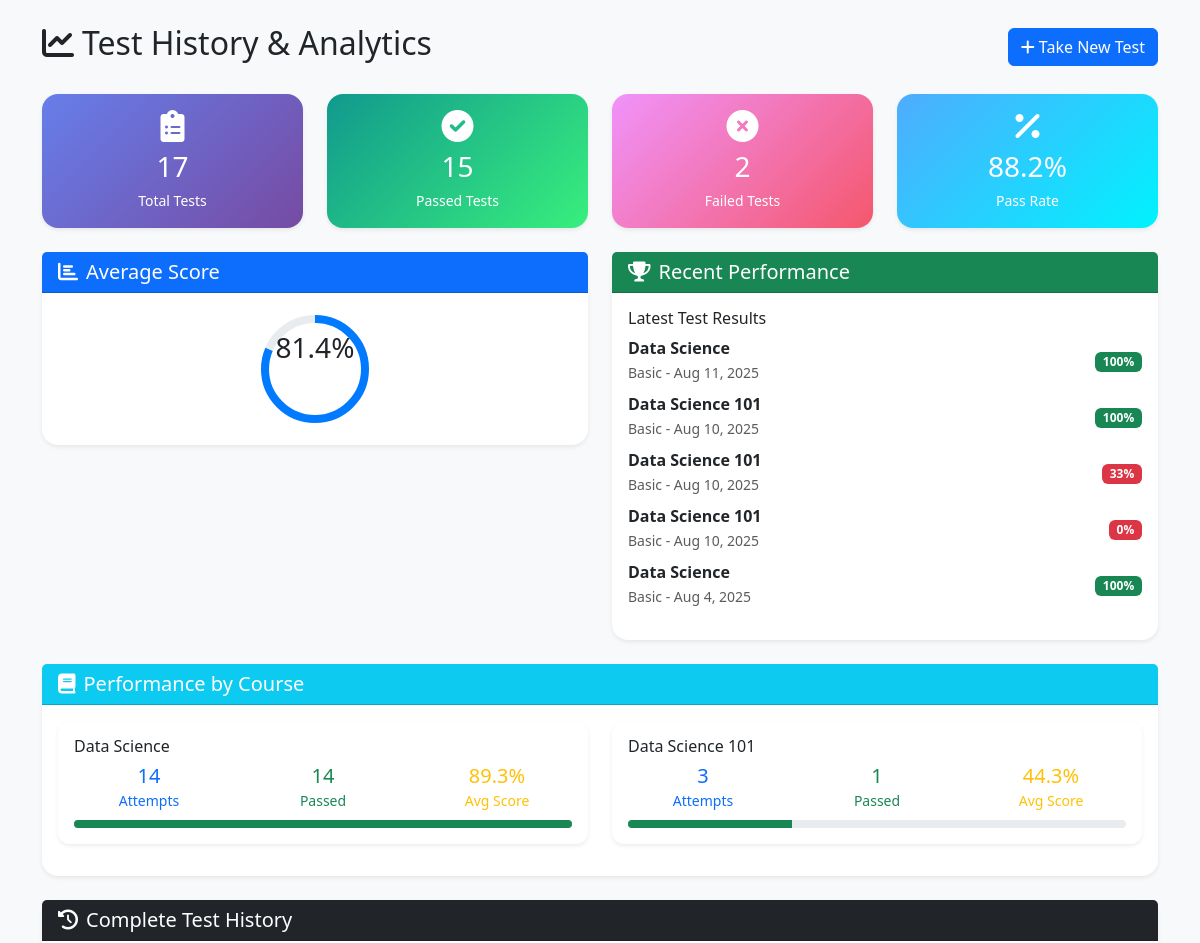
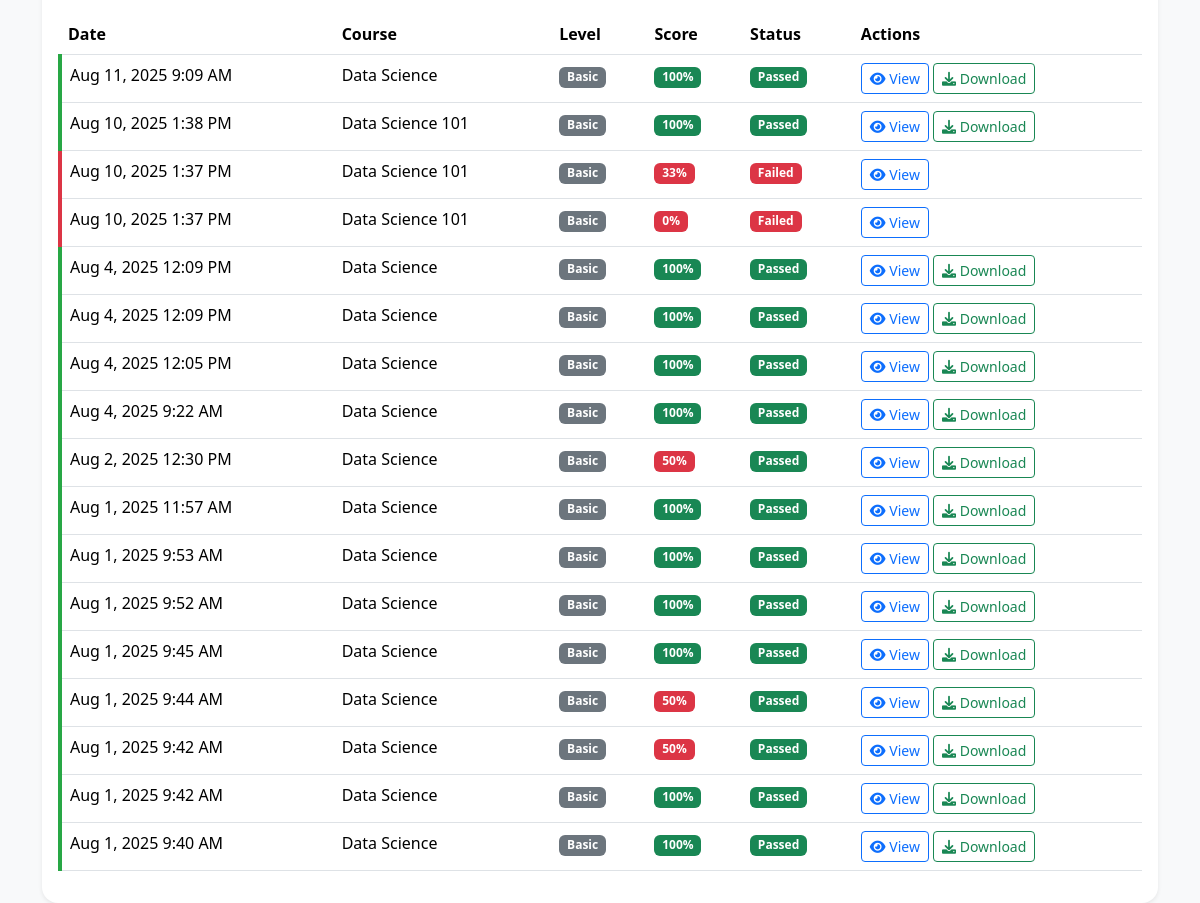
Screenshot of /test_history/ (signed in) with the database file from the repository (2 pictures, top to bottom).
### administrator/models.py (models this page shows, shortened)
class Certification(models.Model):
    LEVEL_CHOICES = [
        ('Basic', 'Basic'),
        ('Intermediate', 'Intermediate'),
        ('Advanced', 'Advanced'),
    ]
    STATUS_CHOICES = [
        ('Passed', 'Passed'),
        ('Failed', 'Failed'),
        ('Pending', 'Pending'),
    ]
    user = models.ForeignKey(User, on_delete=models.CASCADE, limit_choices_to={'role': 'DEV'})
    course = models.ForeignKey(Course, on_delete=models.CASCADE)
    level = models.CharField(max_length=20, choices=LEVEL_CHOICES)
    score = models.PositiveIntegerField()
    status = models.CharField(max_length=20, choices=STATUS_CHOICES, default='Pending')
    issued_at = models.DateTimeField(auto_now_add=True)

class Course(models.Model):
    LEVEL_CHOICES = [
        ('Basic', 'Basic'),
        ('Intermediate', 'Intermediate'),
        ('Advanced', 'Advanced'),
    ]
    DOMAIN_CHOICES = [
        ('Web Development', 'Web Development'),
        ('Data Science', 'Data Science'),
        ('AI/ML', 'AI/ML'),
        ('Cyber Security', 'Cyber Security'),
    ]
    title = models.CharField(max_length=200)
    description = models.TextField()
    domain = models.CharField(max_length=50, choices=DOMAIN_CHOICES)
    is_active = models.BooleanField(default=True)
    created_at = models.DateTimeField(auto_now_add=True)
    updated_at = models.DateTimeField(auto_now=True)

class Certificate(models.Model):
    LEVEL_CHOICES = [
        ('Basic', 'Basic'),
        ('Intermediate', 'Intermediate'),
        ('Advanced', 'Advanced'),
    ]
    developer = models.ForeignKey(User, on_delete=models.CASCADE, limit_choices_to={'role': 'DEV'})
    course = models.ForeignKey(Course, on_delete=models.CASCADE)
    level = models.CharField(max_length=20, choices=LEVEL_CHOICES)
    issued_at = models.DateTimeField(auto_now_add=True)
    certificate_file = models.FileField(upload_to='certificates/', blank=True, null=True)

### administrator/views.py (the view)
# urls.py: path('test_history/', views.test_history, name='test-history'),
@login_required
def test_history(request):
    user_certifications = Certification.objects.filter(user=request.user).order_by('-issued_at')
    certificates = Certificate.objects.filter(developer=request.user)
    total_tests = user_certifications.count()
    passed_tests = user_certifications.filter(status='Passed').count()
    failed_tests = user_certifications.filter(status='Failed').count()
    circumference = 2 * 3.14 * 50  # For r=50
    if total_tests > 0:
        avg_score = sum([c.score for c in user_certifications]) / total_tests
    else:
        avg_score = 0
    stroke_dasharray = circumference
    stroke_dashoffset = circumference - (avg_score / 100) * circumference
    course_performance = {}
    for cert in user_certifications:
        course_name = cert.course.title
        if course_name not in course_performance:
            course_performance[course_name] = {
                'total_attempts': 0,
                'passed': 0,
                'failed': 0,
                'avg_score': 0,
                'scores': [],
                'pass_percent': 0,  # Add this field
            }
        course_performance[course_name]['total_attempts'] += 1
        course_performance[course_name]['scores'].append(cert.score)
        if cert.status == 'Passed':
            course_performance[course_name]['passed'] += 1
        else:
            course_performance[course_name]['failed'] += 1
    for course_name, data in course_performance.items():
        data['avg_score'] = sum(data['scores']) / len(data['scores'])
        if data['total_attempts'] > 0:
            data['pass_percent'] = round((data['passed'] / data['total_attempts']) * 100, 1)
        else:
            data['pass_percent'] = 0
    context = {
        'certifications': user_certifications,
        'certificates': certificates,  # Add certificates to context
        'total_tests': total_tests,
        'passed_tests': passed_tests,
        'failed_tests': failed_tests,
        'pass_rate': round((passed_tests / total_tests * 100), 1) if total_tests > 0 else 0,
        'course_performance': course_performance,
        'stroke_dasharray': stroke_dasharray,
        'stroke_dashoffset': stroke_dashoffset,
        'avg_score': round(avg_score, 1),
    }
    return render(request, 'test/test_history.html', context)

### administrator/templates/test/test_history.html (shortened to what this page needs)
<!DOCTYPE html>
<html lang="en" data-bs-theme="light">
<head>
  <link href="https://cdn.jsdelivr.net/npm/bootstrap@5.3.2/dist/css/bootstrap.min.css" rel="stylesheet" />
  <link href="https://cdnjs.cloudflare.com/ajax/libs/font-awesome/6.0.0/css/all.min.css" rel="stylesheet" />
</head>
<body>
  <div class="container mt-4">
    <div class="row mb-4">
      <div class="col-12">
        <div class="d-flex justify-content-between align-items-center">
          <h2><i class="fas fa-chart-line me-2"></i>Test History & Analytics</h2>
          <a href="{% url 'attempt-test' %}" class="btn btn-primary">
            <i class="fas fa-plus me-1"></i>Take New Test
          </a>
        </div>
      </div>
    </div>
    <div class="row mb-4">
      <div class="col-md-3">
        <div class="card stats-card performance-card">
          <div class="card-body text-center">
            <i class="fas fa-clipboard-list fa-2x mb-2"></i>
            <h3 class="mb-1">{{ total_tests }}</h3>
            <small>Total Tests</small>
          </div>
        </div>
      </div>
      <div class="col-md-3">
        <div class="card stats-card success-card">
          <div class="card-body text-center">
            <i class="fas fa-check-circle fa-2x mb-2"></i>
            <h3 class="mb-1">{{ passed_tests }}</h3>
            <small>Passed Tests</small>
          </div>
        </div>
      </div>
      <div class="col-md-3">
        <div class="card stats-card warning-card">
          <div class="card-body text-center">
            <i class="fas fa-times-circle fa-2x mb-2"></i>
            <h3 class="mb-1">{{ failed_tests }}</h3>
            <small>Failed Tests</small>
          </div>
        </div>
      </div>
      <div class="col-md-3">
        <div class="card stats-card info-card">
          <div class="card-body text-center">
            <i class="fas fa-percentage fa-2x mb-2"></i>
            <h3 class="mb-1">{{ pass_rate }}%</h3>
            <small>Pass Rate</small>
          </div>
        </div>
      </div>
    </div>
    <div class="row mb-4">
      <div class="col-md-6">
        <div class="card stats-card">
          <div class="card-header bg-primary text-white">
            <h5 class="mb-0"><i class="fas fa-chart-bar me-2"></i>Average Score</h5>
          </div>
          <div class="card-body text-center">
            <div class="progress-ring">
              <svg width="120" height="120" viewBox="0 0 120 120">
                <circle cx="60" cy="60" r="50" fill="none" stroke="#e9ecef" stroke-width="8"/>
                <circle cx="60" cy="60" r="50" fill="none" stroke="#007bff" stroke-width="8"
                        stroke-dasharray="{{ stroke_dasharray }}"
                        stroke-dashoffset="{{ stroke_dashoffset }}" transform="rotate(-90 60 60)"/>
              </svg>
              <div class="position-absolute top-50 start-50 translate-middle">
                <h3 class="mb-0">{{ avg_score }}%</h3>
              </div>
            </div>
          </div>
        </div>
      </div>
      <div class="col-md-6">
        <div class="card stats-card">
          <div class="card-header bg-success text-white">
            <h5 class="mb-0"><i class="fas fa-trophy me-2"></i>Recent Performance</h5>
          </div>
          <div class="card-body">
            {% if certifications %}
              <div class="mb-3">
                <h6>Latest Test Results</h6>
                {% for cert in certifications|slice:":5" %}
                <div class="d-flex justify-content-between align-items-center mb-2">
                  <div>
                    <strong>{{ cert.course.title }}</strong>
                    <br><small class="text-muted">{{ cert.level }} - {{ cert.issued_at|date:"M j, Y" }}</small>
                  </div>
                  <div class="text-end">
                    <span class="badge {% if cert.status == 'Passed' %}bg-success{% else %}bg-danger{% endif %}">
                      {{ cert.score }}%
                    </span>
                  </div>
                </div>
                {% endfor %}
              </div>
            {% else %}
              <p class="text-muted text-center">No test history available</p>
            {% endif %}
          </div>
        </div>
      </div>
    </div>
    {% if course_performance %}
    <div class="row mb-4">
      <div class="col-12">
        <div class="card stats-card">
          <div class="card-header bg-info text-white">
            <h5 class="mb-0"><i class="fas fa-book me-2"></i>Performance by Course</h5>
          </div>
          <div class="card-body">
            <div class="row">
              {% for course_name, data in course_performance.items %}
              <div class="col-md-6 mb-3">
                <div class="course-performance p-3">
                  <h6 class="mb-2">{{ course_name }}</h6>
                  <div class="row text-center">
                    <div class="col-4">
                      <div class="text-primary">
                        <h5 class="mb-0">{{ data.total_attempts }}</h5>
                        <small>Attempts</small>
                      </div>
                    </div>
                    <div class="col-4">
                      <div class="text-success">
                        <h5 class="mb-0">{{ data.passed }}</h5>
                        <small>Passed</small>
                      </div>
                    </div>
                    <div class="col-4">
                      <div class="text-warning">
                        <h5 class="mb-0">{{ data.avg_score|floatformat:1 }}%</h5>
                        <small>Avg Score</small>
                      </div>
                    </div>
                  </div>
                  <div class="progress mt-2" style="height: 8px;">
                    <div class="progress-bar bg-success" style="width: {{ data.pass_percent|floatformat:0 }}%"></div>
                  </div>
                </div>
              </div>
              {% endfor %}
            </div>
          </div>
        </div>
      </div>
    </div>
    {% endif %}
    <div class="row">
      <div class="col-12">
        <div class="card stats-card">
          <div class="card-header bg-dark text-white">
            <h5 class="mb-0"><i class="fas fa-history me-2"></i>Complete Test History</h5>
          </div>
          <div class="card-body">
            {% if certifications %}
              <div class="table-responsive">
                <table class="table table-hover">
                  <thead>
                    <tr>
                      <th>Date</th>
                      <th>Course</th>
                      <th>Level</th>
                      <th>Score</th>
                      <th>Status</th>
                      <th>Actions</th>
                    </tr>
                  </thead>
                  <tbody>
                    {% for cert in certifications %}
                    <tr class="history-item {% if cert.status == 'Passed' %}history-passed{% else %}history-failed{% endif %}">
                      <td>{{ cert.issued_at|date:"M j, Y g:i A" }}</td>
                      <td>{{ cert.course.title }}</td>
                      <td><span class="badge bg-secondary">{{ cert.level }}</span></td>
                      <td>
                        <span class="badge {% if cert.score >= 80 %}bg-success{% elif cert.score >= 60 %}bg-warning{% else %}bg-danger{% endif %}">
                          {{ cert.score }}%
                        </span>
                      </td>
                      <td>
                        <span class="badge {% if cert.status == 'Passed' %}bg-success{% else %}bg-danger{% endif %}">
                          {{ cert.status }}
                        </span>
                      </td>
                      <td>
                        <a href="{% url 'test-result' cert.course.id cert.level %}" class="btn btn-sm btn-outline-primary">
                          <i class="fas fa-eye"></i> View
                        </a>
                        {% if cert.status == 'Passed' %}
                          {% for certificate in certificates %}
                            {% if certificate.course.id == cert.course.id and certificate.level == cert.level %}
                              {% if certificate.certificate_file and certificate.certificate_file != '' %}
                                                             <a href="{% url 'download_certificate' certificate.id %}" class="btn btn-sm btn-outline-success">
                                 <i class="fas fa-download"></i> Download
                               </a>
                              {% else %}
                              <button class="btn btn-sm btn-outline-secondary" disabled>
                                <i class="fas fa-clock"></i> Generating...
                              </button>
                              {% endif %}
                            {% endif %}
                          {% endfor %}
                        {% endif %}
                      </td>
                    </tr>
                    {% endfor %}
                  </tbody>
                </table>
              </div>
            {% endif %}
          </div>
        </div>
      </div>
    </div>
  </div>
</body>
</html>

### administrator/templates/test/test_history.html (style rules this page uses)
body { background-color: #f8f9fa; font-family: 'Segoe UI', sans-serif; }
.stats-card { border: none; border-radius: 1rem; box-shadow: 0 0.125rem 0.25rem rgba(0, 0, 0, 0.075); transition: transform 0.2s ease; }
.performance-card { background: linear-gradient(135deg, #667eea 0%, #764ba2 100%); color: white; }
.success-card { background: linear-gradient(135deg, #11998e 0%, #38ef7d 100%); color: white; }
.warning-card { background: linear-gradient(135deg, #f093fb 0%, #f5576c 100%); color: white; }
.info-card { background: linear-gradient(135deg, #4facfe 0%, #00f2fe 100%); color: white; }
.history-item { border-left: 4px solid #dee2e6; transition: all 0.2s ease; }
.history-passed { border-left-color: #28a745; }
.history-failed { border-left-color: #dc3545; }
.progress-ring { width: 120px; height: 120px; margin: 0 auto; }
.course-performance { background: white; border-radius: 0.75rem; box-shadow: 0 0.125rem 0.25rem rgba(0, 0, 0, 0.075); }

### rows the page displays
Certification: course "Data Science", level "Basic", issued_at "Aug 11, 2025", score "100", issued_at "Aug 11, 2025 9:09 AM", status "Passed"
Certification: course "Data Science 101", level "Basic", issued_at "Aug 10, 2025", score "100", issued_at "Aug 10, 2025 1:38 PM", status "Passed"
Certification: course "Data Science 101", level "Basic", issued_at "Aug 10, 2025", score "33", issued_at "Aug 10, 2025 1:37 PM", status "Failed"
Certification: course "Data Science 101", level "Basic", issued_at "Aug 10, 2025", score "0", issued_at "Aug 10, 2025 1:37 PM", status "Failed"
Certification: course "Data Science", level "Basic", issued_at "Aug 4, 2025", score "100", issued_at "Aug 4, 2025 12:09 PM", status "Passed"
Course: course_performance "Data Science"
Course: course_performance "Data Science 101"
Certificate: level "Download"
Certificate: level "Download"
Certification: issued_at "Aug 4, 2025 12:09 PM", course "Data Science", level "Basic", score "100", status "Passed"
Certification: issued_at "Aug 4, 2025 12:05 PM", course "Data Science", level "Basic", score "100", status "Passed"
Certification: issued_at "Aug 4, 2025 9:22 AM", course "Data Science", level "Basic", score "100", status "Passed"
Certification: issued_at "Aug 2, 2025 12:30 PM", course "Data Science", level "Basic", score "50", status "Passed"
Certification: issued_at "Aug 1, 2025 11:57 AM", course "Data Science", level "Basic", score "100", status "Passed"
Certification: issued_at "Aug 1, 2025 9:53 AM", course "Data Science", level "Basic", score "100", status "Passed"
Certification: issued_at "Aug 1, 2025 9:52 AM", course "Data Science", level "Basic", score "100", status "Passed"
Certification: issued_at "Aug 1, 2025 9:45 AM", course "Data Science", level "Basic", score "100", status "Passed"
Certification: issued_at "Aug 1, 2025 9:44 AM", course "Data Science", level "Basic", score "50", status "Passed"
Certification: issued_at "Aug 1, 2025 9:42 AM", course "Data Science", level "Basic", score "50", status "Passed"
Certification: issued_at "Aug 1, 2025 9:42 AM", course "Data Science", level "Basic", score "100", status "Passed"
Certification: issued_at "Aug 1, 2025 9:40 AM", course "Data Science", level "Basic", score "100", status "Passed"

### other values shown
{{ total_tests }} "17"
{{ passed_tests }} "15"
{{ failed_tests }} "2"
{{ pass_rate }} "88.2"
{{ avg_score }} "81.4"
{{ data.total_attempts }} "14" "3"
{{ data.passed }} "14" "1"
{{ data.avg_score|floatformat:1 }} "89.3" "44.3"
